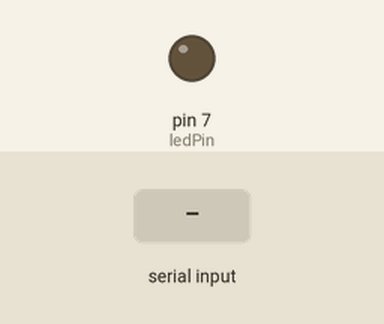
The sketch below on a simulated Arduino Uno, built with avr-gcc and run on an emulated ATmega328P. Parts: output pins drawn as LEDs (lit = HIGH). The inputs (shaded band) are chosen by the test bench.

Above: at 1.2 s.
1.3 s: "1" received over Serial
At 2.5 s:
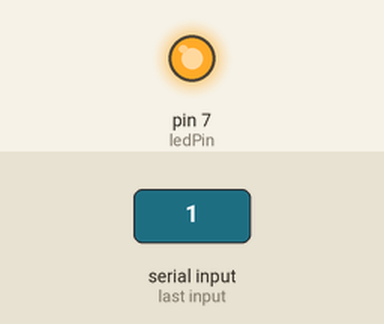
2.8 s: "0" received over Serial
At 3.7 s:
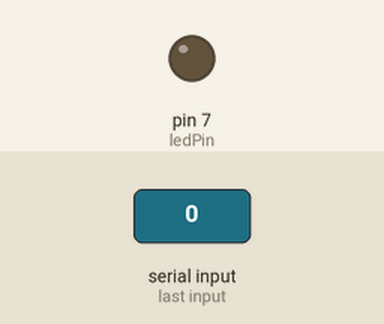
Timing chart, 0 to 5.8 s (numbered marks = the images above; inputs shaded):
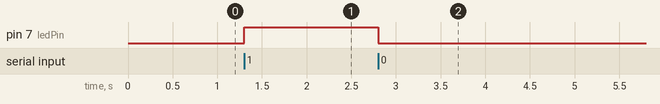

The sketch:

jarvis.ino
```cpp
int ledPin = 7;  // LED connected to digital pin 7
int receivedData = 0;  // Variable to store received data

void setup() {
  pinMode(ledPin, OUTPUT);  // Set pin 7 as output
  Serial.begin(9600);  // Start serial communication at 9600 baud
}

void loop() {
  // Check if data is available to read from the serial port
  if (Serial.available() > 0) {
    receivedData = Serial.read();  // Read the incoming data

    // Switch ON the LED if data received is '1'
    if (receivedData == '1') {
      digitalWrite(ledPin, HIGH);  // Turn the LED on
    }
    // Switch OFF the LED if data received is '0'
    else if (receivedData == '0') {
      digitalWrite(ledPin, LOW);  // Turn the LED off
    }
  }
}
```

Measured:
- after the input at 1.3 s, pin 7 (ledPin): LOW → HIGH at once
- after the input at 2.8 s, pin 7 (ledPin): HIGH → LOW at once
